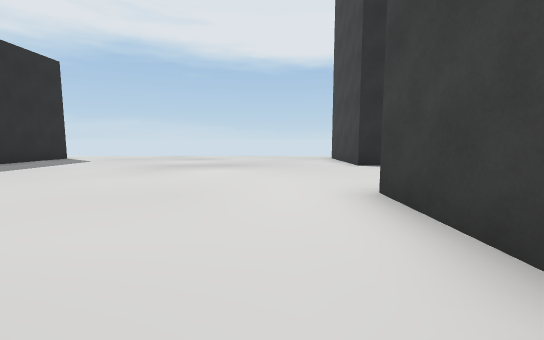
view 1 (above)

24 first-person views from a walk through a 3-D level made in the Unity game engine. The camera is 1.2 m above the floor, tilts 6° down and sees 90° across. The floor is counted in squares, 2 m on a side. Each view is taken from the middle of a square. On the plan, view 1 faces up. The plan holds only what a view shows up to about 9 squares ahead; the rest is blank. The place goes on beyond the plan. The player is left out.

view 2
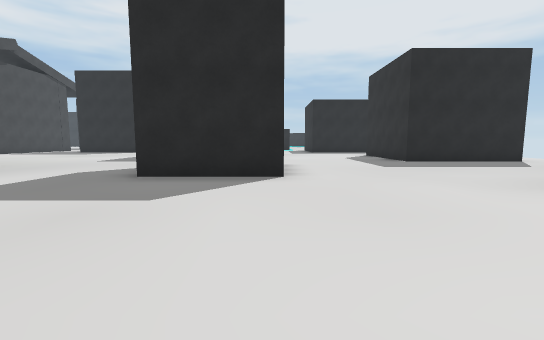

view 3
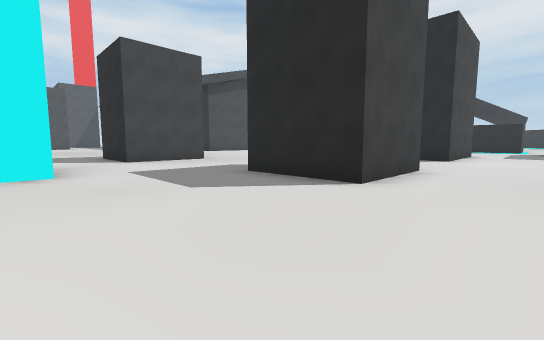

view 4
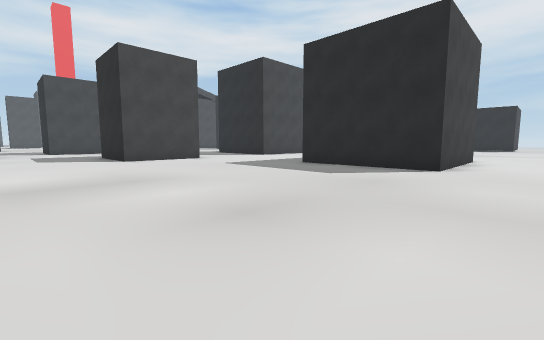

view 5
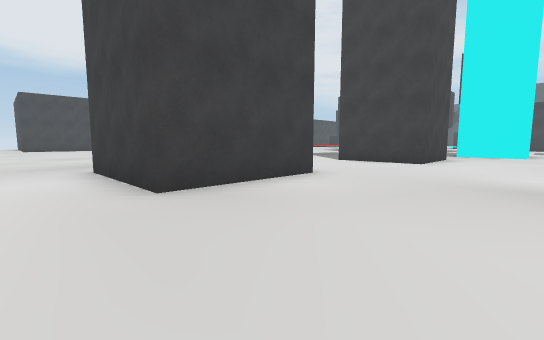

view 6
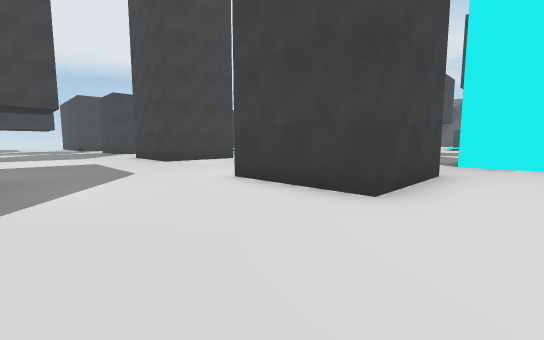

view 7
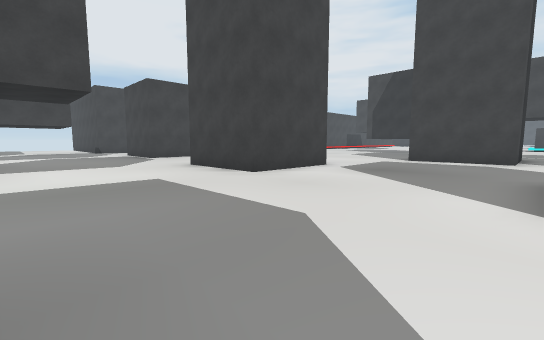

view 8
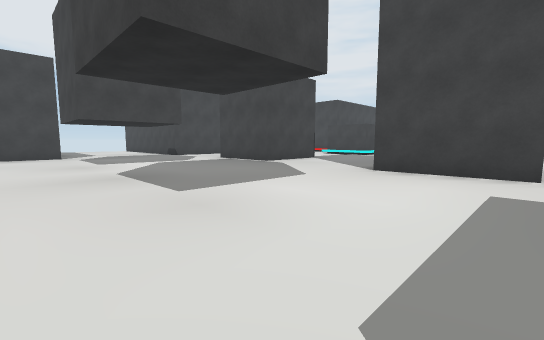

view 9
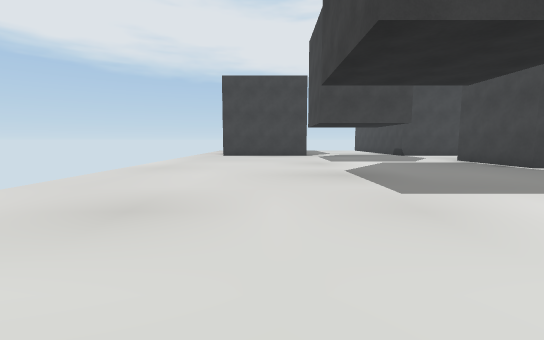

view 10
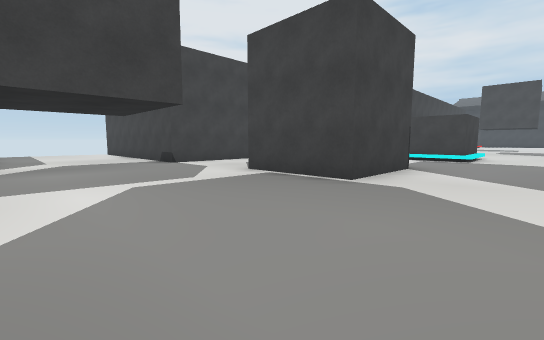

view 11
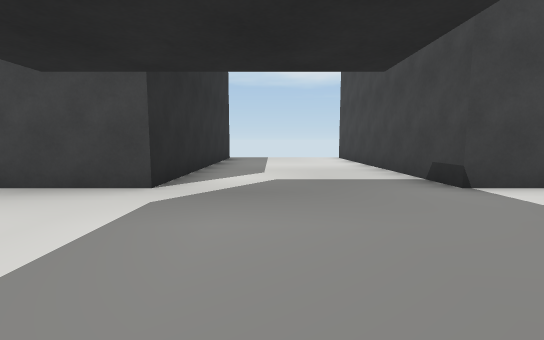

view 12
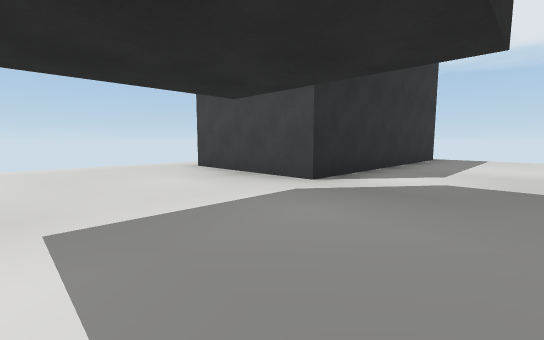

view 13
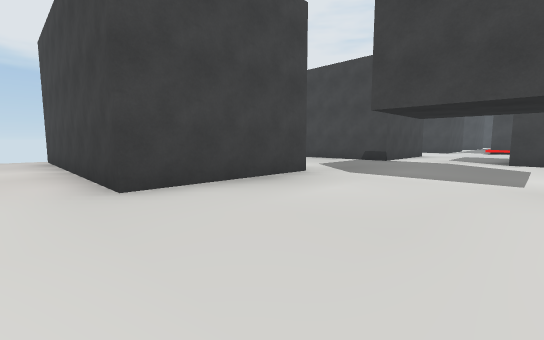

view 14
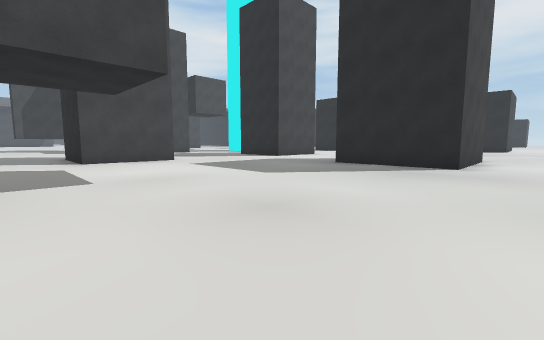

view 15
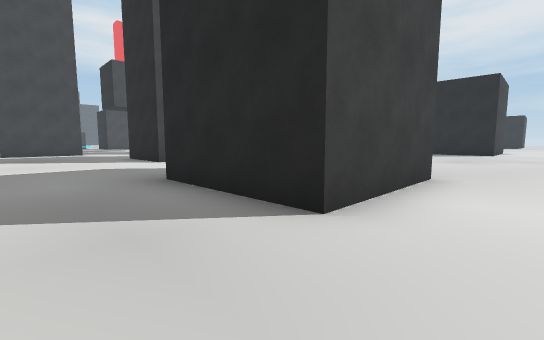

view 16
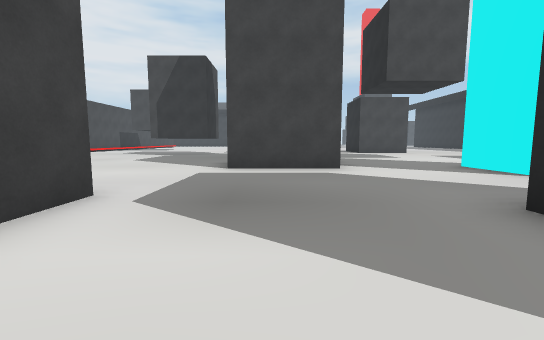

view 17
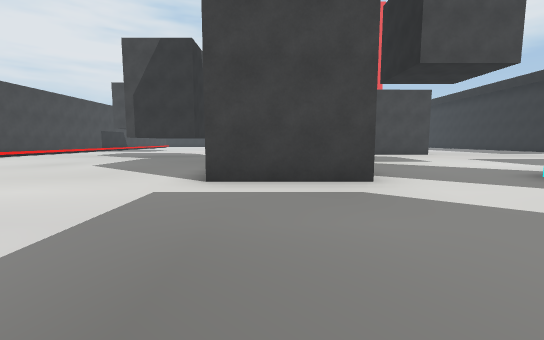

view 18
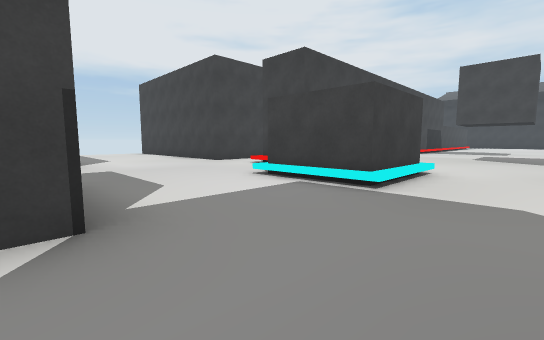

view 19
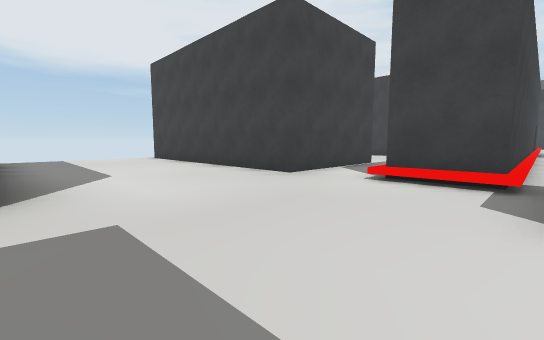

view 20
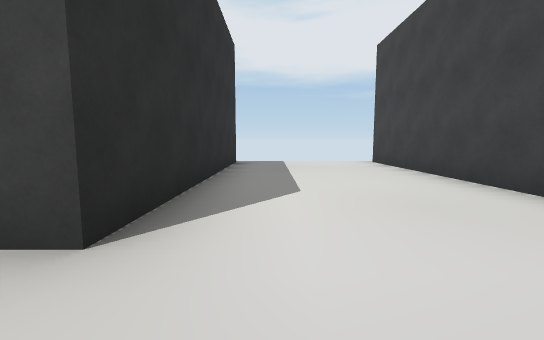

view 21
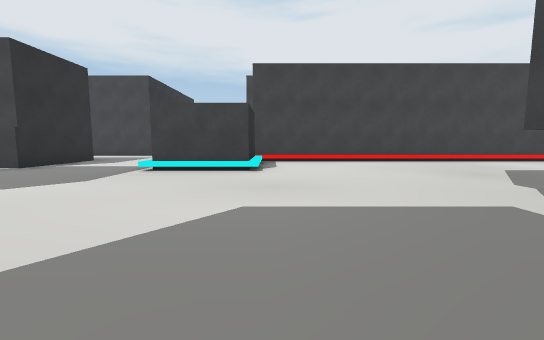

view 22
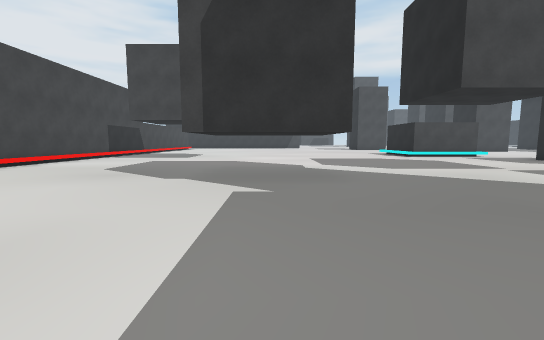

view 23
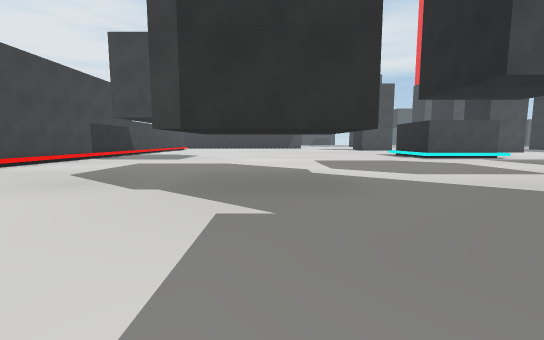

view 24
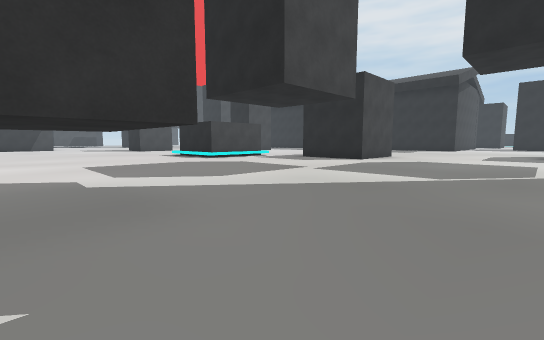

### Floor plan
Key: @ floor where view 1 was taken; # wall or solid block; . floor; / step, stairs or slope; = window, fence, low wall or low ledge; T thing the floor can be seen under or through.
Columns run from 12 left of view 1 to 26 right of it. Each row starts with its distance up from view 1.
 11 .......................................
 10 ................................#######
  9   ###..........###..............#
  8     #..........###..............#
  7     #..........###..............#######
  6     #..................................
  5     ...................................
  4  ......................................
  3  .............##......................
  2  ##...###.....##....###...###...######
  1   #     #.....##....###...###...#
  0         #...@.......###...###.  #
 -1       ................  ........#######
 -2      .......##........  ...............
 -3     ........ #...###...................
 -4     ........ ....#  ......##/..........
 -5     ... ##.......#  ......##///.#######
 -6     ..   #.......   ......../#/.#
 -7           ................../# .#
 -8           ................../# .#
 -9             .........TTT..../# ..
-10              ........ . ..../#
-11               ....... = ..../#
-12                ............./#
-13              #............../#
-14               ............../#
-15               ............../#

Where each view was taken, in squares from view 1:
view 1: 0 up, 0 right, facing up
view 2: 2 up, 1 right, facing left
view 3: 4 up, 0 right, facing down-left
view 4: 11 up, 1 left, facing down-left
view 5: 11 up, 1 left, facing down-right
view 6: 6 up, 0 right, facing down-right
view 7: 6 up, 4 right, facing down-right
view 8: 8 up, 8 right, facing down-right
view 9: 8 up, 8 right, facing right
view 10: 6 up, 12 right, facing down-right
view 11: 5 up, 16 right, facing right
view 12: 4 up, 16 right, facing up-right
view 13: 11 up, 16 right, facing down-right
view 14: 11 up, 12 right, facing down-left
view 15: 11 up, 7 right, facing down-left
view 16: 3 up, 6 right, facing down
view 17: 1 up, 6 right, facing down
view 18: 0 up, 12 right, facing down-right
view 19: 1 down, 16 right, facing down-right
view 20: 2 down, 18 right, facing right
view 21: 6 down, 8 right, facing right
view 22: 5 down, 10 right, facing down
view 23: 6 down, 10 right, facing down
view 24: 7 down, 10 right, facing down-left
